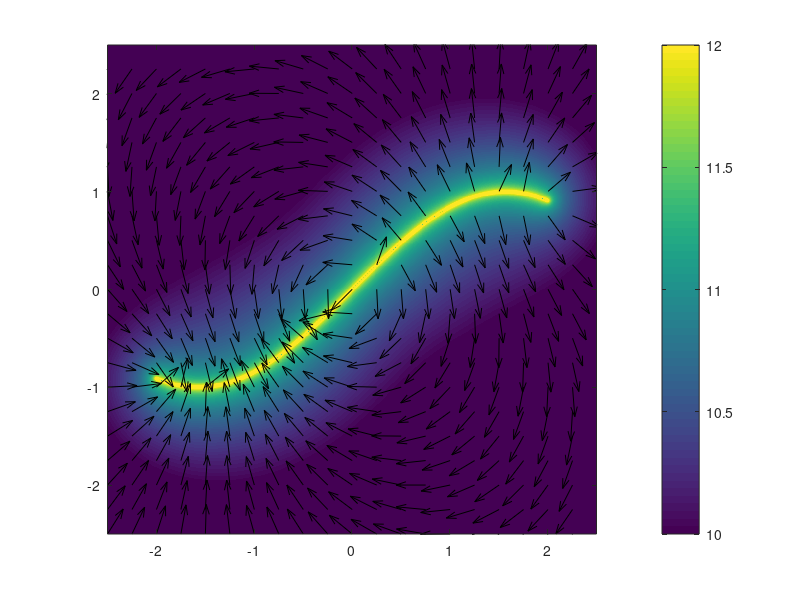

Write the MATLAB code that produced this figure.
clear all
close all



xlambda = linspace(-2,2,200);
dxlambda = xlambda(2)-xlambda(1);
k = 9e9; %Value of constant k in SI units


x = linspace(-2.5,2.5,1000); %Create vectors with desired spacing
y = linspace(-2.5,2.5,1000);
[X,Y] = meshgrid(x,y);
fxn = sin(x);

ExTotal =  zeros(size(X));
EyTotal =  zeros(size(Y));

for j=1:200
    if xlambda(j) < 0
        locallambda = -1;
    else
        locallambda = 1;
    end
    %locallambda = G(xlambda(j));
    dlambday = dxlambda * cos(xlambda(j));
    dlength = sqrt(dxlambda^2+dlambday^2);
    Ex = k*locallambda*dlength*(X-xlambda(j))./((X-xlambda(j)).^2+(Y-sin(xlambda(j))).^2).^(3/2);
    Ey = k*locallambda*dlength*(Y-sin(xlambda(j)))./((X-xlambda(j)).^2+(Y-sin(xlambda(j))).^2).^(3/2);
    ExTotal = ExTotal + Ex;
    EyTotal = EyTotal + Ey; 
    
end

EmagTotal = sqrt(ExTotal.^2+EyTotal.^2);

figure(1)
imagesc(x,y,log10(EmagTotal)) %Plot color plot of magnitude of vectors at each position, using logarithm for visibility
axis xy image
hc2 = colorbar;
hold on 
nSkip = 50; 
in = 1:nSkip:1000; 
quiver(x(in),y(in),ExTotal(in,in)./EmagTotal(in,in),EyTotal(in,in)./EmagTotal(in,in),'k')
%quiver(x,y,ExTotal./EmagTotal,EyTotal./EmagTotal,'k')
%to fix arrow scaling
%Also, each vector is plotted as unit vector so they're visible. We have
%magnitude from color plot, at least the logarithm of it
axis xy image
axis([-2.5,2.5,-2.5,2.5])
caxis([10,12]);
